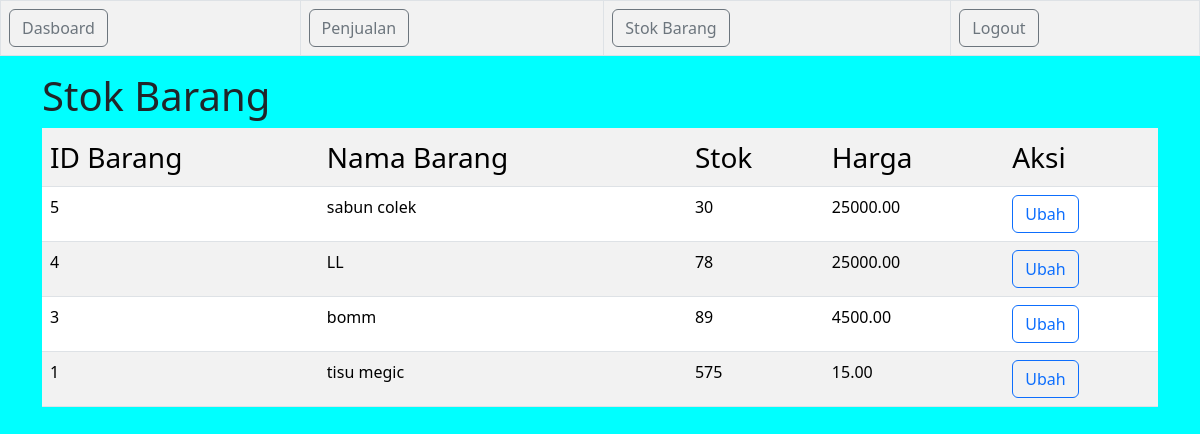
The page /petugas/v_stok_barang.php (signed in) on the database its author committed.
### tables this page shows
CREATE TABLE `tb_barang` (
  `id_barang` int(11) NOT NULL,
  `nama_barang` varchar(225) NOT NULL,
  `stok_barang` int(11) NOT NULL,
  `harga_barang` decimal(10,2) NOT NULL
);

### petugas/v_stok_barang.php (the view, shortened to what this page needs)
<!DOCTYPE html>
<html lang="en">
<head>
  <link rel="stylesheet" href="	https://cdn.jsdelivr.net/npm/bootstrap@5.3.2/dist/css/bootstrap.min.css">
</head>
<body style="background-color: aqua;">
  <?php include "navbar.php" ?>
  <div class="container">
  <h1>Stok Barang</h1>
  <table class="table table-striped table-hover">
    <tr>
      <td class="fs-3">ID Barang</td>
      <td class="fs-3">Nama Barang</td>
      <td class="fs-3">Stok</td>
      <td class="fs-3">Harga</td>
      <td colspan="2"class="fs-3">Aksi</td>
    </tr>
    <?php
    include "../config.php";
    $sql = mysqli_query($koneksi, 'SELECT * FROM tb_barang ORDER BY id_barang DESC');
    foreach ($sql as $barang) {
    ?>
      <tr>
        <td><?= $barang['id_barang'] ?> </td>
        <td><?= $barang['nama_barang'] ?></td>
        <td><?= $barang['stok_barang'] ?></td>
        <td><?= $barang['harga_barang'] ?></td>
        <td><a href="v_ubah_barang.php?id_barang=<?= $barang['id_barang'] ?>"class="btn btn-outline-primary">Ubah</a></td>
      </tr>
    <?php } ?>
  </table>
</div>
</body>
</html>

### rows shown on the page
tb_barang: id_barang "5", nama_barang "sabun colek", stok_barang "30", harga_barang "25000.00"
tb_barang: id_barang "4", nama_barang "LL", stok_barang "78", harga_barang "25000.00"
tb_barang: id_barang "3", nama_barang "bomm", stok_barang "89", harga_barang "4500.00"
tb_barang: id_barang "1", nama_barang "tisu megic", stok_barang "575", harga_barang "15.00"
